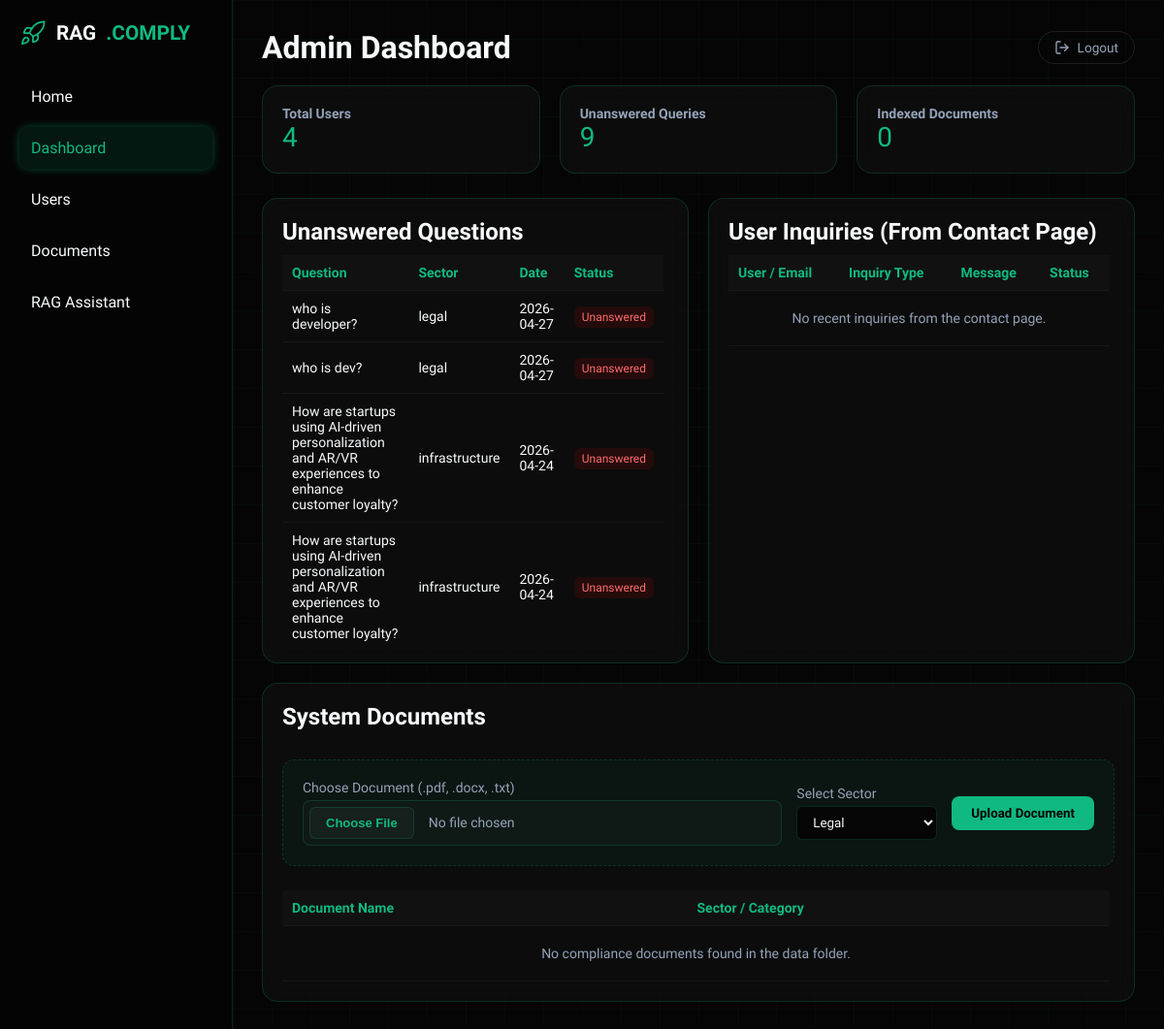
The page /admin (signed in) on the database its author committed.
### models.py (models this page shows)
class UnansweredQuestion(Base):
    __tablename__ = "unanswered_questions"
    id = Column(Integer, primary_key=True,index=True)
    question = Column(String(700))
    sector = Column(String(50))
    timestamp = Column(String)

### app.py (the view)
@admin_bp.route("/admin")
@login_required
def view_unanswered():
    if not session.get('is_admin'):
        flash('Unauthorized access. Admin privileges required.', 'error')
        return redirect(url_for('home'))
    db = SessionLocal()
    questions = (
        db.query(UnansweredQuestion)
        .order_by(UnansweredQuestion.timestamp.desc())
        .all()
    )
    inquiries = (
        db.query(ContactInquiry)
        .order_by(ContactInquiry.timestamp.desc())
        .limit(10) # Get the 10 most recent inquiries
        .all()
    )
    db.close()
    local_docs = get_local_documents("data")
    return render_template("admin.html", questions=questions, documents=local_docs, inquiries=inquiries)

### app.py (called while the page is built, shortened)
def login_required(f):
    @wraps(f)
    def decorated_function(*args, **kwargs):
        if 'user_id' not in session:
            flash('Please log in to access this page.', 'warning')
            return redirect(url_for('login',next=request.url))
        return f(*args, **kwargs)
    return decorated_function

def get_local_documents(base_dir="data"):
    documents = []
    sectors = ["legal", "workforce","branding","infrastructure","promotion","property_dealing"]
    for sector in sectors:
        folder_path = os.path.join(base_dir, sector)
    return documents

### templates/admin.html (shortened to what this page needs)
<!DOCTYPE html>
<html lang="en">
<head>
</head>
<body>
<div class="container">
<aside class="sidebar">
<a href="/" style="text-decoration: none; color: inherit;">
    <div class="branding">
        RAG<span class="highlight">.COMPLY</span>
    </div>
</a>
<ul>
<li><a href="/" style="color: inherit; text-decoration: none;">Home</a></li>
<li class="active">Dashboard</li>
<li>Users</li>
<li>Documents</li>
<li><a href="/rag" style="color: inherit; text-decoration: none;">RAG Assistant</a></li>
</ul>
</aside>
<main class="main">
    <div style="display: flex; justify-content: space-between; align-items: center; margin-bottom: 20px;">
        <h1 style="margin-bottom: 0;">Admin Dashboard</h1>
        <a href="/logout" class="logout-btn">
            <svg viewBox="0 0 24 24" fill="none" stroke-width="2" stroke-linecap="round" stroke-linejoin="round">
                <path d="M9 21H5a2 2 0 0 1-2-2V5a2 2 0 0 1 2-2h4"></path>
                <polyline points="16 17 21 12 16 7"></polyline>
                <line x1="21" y1="12" x2="9" y2="12"></line>
            </svg>
            Logout
        </a>
    </div>
<div class="cards">
    <div class="card">
        <h3>Total Users</h3>
        <p class="big" id="users">4</p>
    </div>
    <div class="card">
        <h3>Unanswered Queries</h3>
        <p class="big">{{ questions|length }}</p>
    </div>
    <div class="card">
        <h3>Indexed Documents</h3>
        <p class="big">{{ documents|length }}</p>
    </div>
</div>
<div class="grid">
    <div class="box">
        <h2>Unanswered Questions</h2>
        <div class="scroll-container">
            <table>
                <tr>
                    <th>Question</th>
                    <th>Sector</th>
                    <th>Date</th>
                    <th>Status</th>
                </tr>
                {% for q in questions %}
                <tr>
                    <td>{{ q.question }}</td>
                    <td>{{ q.sector }}</td>
                    <td>{{ q.timestamp[:10] }}</td> <td><span class="status unanswered">Unanswered</span></td>
                </tr>
                {% else %}
                <tr>
                    <td colspan="4" style="text-align: center; color: var(--text-muted); padding: 20px;">
                        All queries have been successfully answered! 🎉
                    </td>
                </tr>
                {% endfor %}
            </table>
        </div>
    </div>
    <div class="box">
        <h2>User Inquiries (From Contact Page)</h2>
        <div class="scroll-container">
            <table>
                <tr>
                    <th>User / Email</th>
                    <th>Inquiry Type</th>
                    <th>Message</th>
                    <th>Status</th>
                </tr>
                {% for inquiry in inquiries %}
                <tr>
                    <td>
                        <strong>{{ inquiry.fullname }}</strong><br>
                        <span style="font-size: 0.75rem; color: var(--text-muted);">{{ inquiry.email }}</span>
                    </td>
                    <td>{{ inquiry.inquiry_type }}</td>
                    <td style="max-width: 150px; white-space: nowrap; overflow: hidden; text-overflow: ellipsis;" title="{{ inquiry.message }}">
                        {{ inquiry.message }}
                    </td>
                    <td>
                        {% if inquiry.status == 'Pending' %}
                            <span class="status unanswered">{{ inquiry.status }}</span>
                        {% else %}
                            <span class="status answered">{{ inquiry.status }}</span>
                        {% endif %}
                    </td>
                </tr>
                {% else %}
                <tr>
                    <td colspan="4" style="text-align: center; color: var(--text-muted); padding: 20px;">
                        No recent inquiries from the contact page.
                    </td>
                </tr>
                {% endfor %}
            </table>
        </div>
    </div>
</div>
<div class="box full">
    <div style="display: flex; justify-content: space-between; align-items: center; margin-bottom: 20px;">
        <h2>System Documents</h2>
    </div>
    <form action="{{ url_for('admin.upload_file') }}" method="POST" enctype="multipart/form-data" class="upload-form">
        <div style="display: flex; flex-direction: column; gap: 5px; flex: 1;">
            <label for="file">Choose Document (.pdf, .docx, .txt)</label>
            <input type="file" name="file" id="file" required accept=".pdf,.docx,.txt">
        </div>
        <div style="display: flex; flex-direction: column; gap: 5px;">
            <label for="sector">Select Sector</label>
            <select name="sector" id="sector">
                <option value="legal">Legal</option>
            </select>
        </div>
        <button type="submit" class="btn-upload">Upload Document</button>
    </form>
    <div class="scroll-container">
        <table>
            <tr>
                <th>Document Name</th>
                <th>Sector / Category</th>
            </tr>
            {% for doc in documents %}
            <tr>
                <td>{{ doc.name }}</td>
                <td>
                    <span style="color: var(--primary-neon); background: rgba(16,185,129,0.1); padding: 4px 8px; border-radius: 4px; font-size: 0.8rem; font-weight: bold; letter-spacing: 1px;">
                        {{ doc.sector }}
                    </span>
                </td>
            </tr>
            {% else %}
            <tr>
                <td colspan="2" style="text-align: center; color: var(--text-muted); padding: 20px;">
                    No compliance documents found in the data folder.
                </td>
            </tr>
            {% endfor %}
        </table>
    </div>
</div>
</main>
</div>
</body>
</html>

### templates/admin.html (style rules this page uses)
:root { --bg-dark: #050505; --primary-neon: #10b981; --accent-glow: rgba(16,185,129,0.4); --glass: rgba(255,255,255,0.03); --glass-border: rgba(16,185,129,0.2); --text-main: #f8fafc; --text-muted: #94a3b8; }
* { margin:0; padding:0; box-sizing:border-box; font-family:'Plus Jakarta Sans', sans-serif; }
body { background-color: var(--bg-dark); color: var(--text-main); background-image: linear-gradient(rgba(16,185,129,0.03) 1px, transparent 1px), linear-gradient(90deg, rgba(16,185,129,0.03) 1px, transparent 1px); background-size:40px 40px; }
.container { display:flex; }
.sidebar { width:240px; height:100vh; background: rgba(5,5,5,0.85); backdrop-filter: blur(20px); border-right:1px solid var(--glass-border); padding:20px; }
.branding { display:flex; align-items:center; gap:10px; font-weight:800; font-size:1.3rem; margin-bottom:30px; }
.logo-icon { width:28px; height:28px; stroke: var(--primary-neon); transition:0.3s; }
.highlight { color: var(--primary-neon); }
.sidebar ul { list-style:none; }
.sidebar li { padding:12px; border-radius:10px; margin:10px 0; cursor:pointer; transition:0.3s; }
.sidebar li:hover, .sidebar .active { background:rgba(16,185,129,0.1); color:var(--primary-neon); box-shadow:0 0 10px var(--accent-glow); }
.main { flex:1; padding:30px; height: 100vh; overflow-y: auto; }
.main h1 { font-size:2rem; margin-bottom:20px; }
.cards { display:grid; grid-template-columns:repeat(3,1fr); gap:20px; }
.card { background: var(--glass); border:1px solid var(--glass-border); backdrop-filter: blur(12px); padding:20px; border-radius:16px; transition:0.3s; }
.card h3 { font-size:14px; color:var(--text-muted); }
.big { font-size:28px; color:var(--primary-neon); }
.grid { display:grid; grid-template-columns:1fr 1fr; gap:20px; margin-top:25px; }
.box { background: var(--glass); border:1px solid var(--glass-border); backdrop-filter: blur(12px); padding:20px; border-radius:16px; }
.box h2 { margin-bottom:10px; }
table { width:100%; border-collapse:collapse; }
th, td { padding:10px; font-size:14px; text-align: left; }
th { color:var(--primary-neon); position: sticky; top: 0; background: #111; z-index: 10; }
tr { border-bottom:1px solid rgba(255,255,255,0.05); }
.status { padding:4px 8px; border-radius:6px; font-size:12px; }
.unanswered { background: rgba(255,0,0,0.1); color:#ff6c6c; }
.full { margin-top:20px; }
.scroll-container { max-height: 400px; overflow-y: auto; padding-right: 5px; }
.upload-form { display: flex; gap: 15px; align-items: center; margin-bottom: 25px; padding: 20px; background: rgba(16, 185, 129, 0.05); border: 1px dashed var(--glass-border); border-radius: 12px; }
.upload-form label { font-size: 14px; color: var(--text-muted); }
.upload-form input[type="file"] { flex: 1; padding: 6px; border: 1px solid var(--glass-border); border-radius: 8px; background: rgba(255,255,255,0.02); color: var(--text-muted); font-size: 14px; transition: 0.3s; }
.upload-form select { padding: 8px 12px; border: 1px solid var(--glass-border); border-radius: 6px; background: var(--bg-dark); color: var(--text-main); cursor: pointer; }
.btn-upload { background: var(--primary-neon); color: var(--bg-dark); padding: 10px 20px; border: none; border-radius: 8px; font-weight: 700; cursor: pointer; transition: 0.3s; }
.logout-btn { display: flex; align-items: center; gap: 8px; background: transparent; border: 1px solid rgba(255, 255, 255, 0.1); color: var(--text-muted); padding: 8px 16px; border-radius: 20px; font-size: 0.85rem; cursor: pointer; text-decoration: none; transition: all 0.3s ease; }
.logout-btn svg { width: 16px; height: 16px; stroke: currentColor; }

### rows shown on the page
UnansweredQuestion: question "who is developer?", sector "legal", timestamp "2026-04-27"
UnansweredQuestion: question "who is dev?", sector "legal", timestamp "2026-04-27"
UnansweredQuestion: question "How are startups using AI-driven personalization and AR/VR experiences to enhance customer loyalty?", sector "infrastructure", timestamp "2026-04-24"
UnansweredQuestion: question "How are startups using AI-driven personalization and AR/VR experiences to enhance customer loyalty?", sector "infrastructure", timestamp "2026-04-24"

### other values the page prints
{{ questions|length }} "9"
{{ documents|length }} "0"
